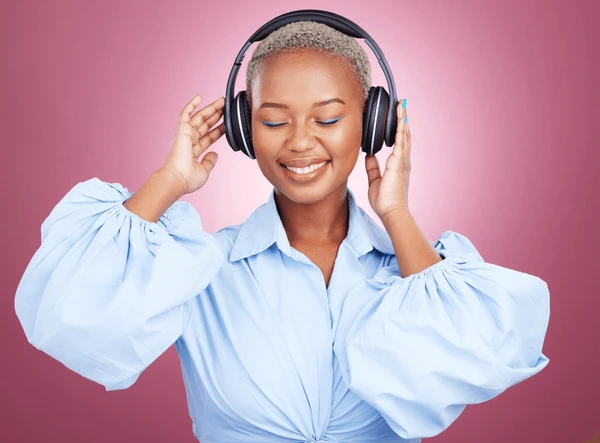
#> input picture data/images/img1.jpg, 600 x 443 px
$ python notion13.py
#> lines starting #> are read from the running program, lines starting #| are printed output that depends on the picture
import cv2
import matplotlib.pyplot as plt
import numpy as np

# Charger les images
image1 = cv2.imread('../data/images/img1.jpg')
#> image1 is the input picture: shape (443, 600, 3); mean B, G, R 174.5, 157, 194.1
image2 = cv2.imread('../data/images/img2.jpg')
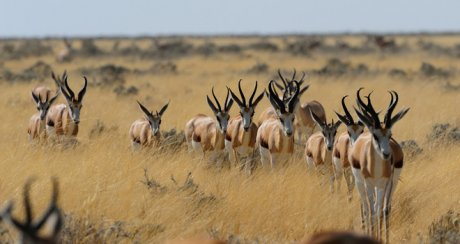
#> input picture data/images/img2.jpg, 460 x 244 px
#> image2 is the input picture: shape (244, 460, 3); mean B, G, R 106.1, 136, 155.8

# Convertir les images en noir et blanc
gray_image1 = cv2.cvtColor(image1, cv2.COLOR_BGR2GRAY)
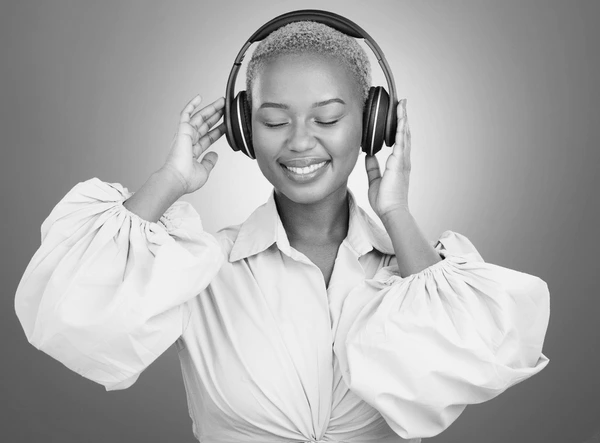
#> gray_image1: shape (443, 600); min 3, max 255, mean 170.1
gray_image2 = cv2.cvtColor(image2, cv2.COLOR_BGR2GRAY)
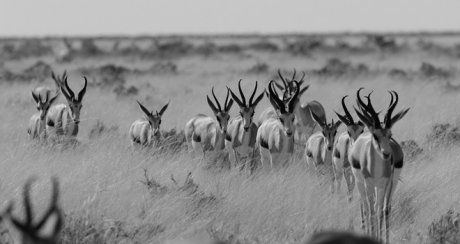
#> gray_image2: shape (244, 460); min 0, max 226, mean 138.5

# Calculer les histogrammes
hist1 = cv2.calcHist([gray_image1], [0], None, [256], [0, 256])
#> hist1 = 256 values, max 6217 at index 235, min 0 at index 0, mean 1038.3
hist2 = cv2.calcHist([gray_image2], [0], None, [256], [0, 256])
#> hist2 = 256 values, max 4730 at index 198, min 0 at index 217, mean 438.4

# Créer une grille de sous-tracés
fig, axs = plt.subplots(2, 2, figsize=(10, 10))

# Afficher les images originales
axs[0, 0].imshow(cv2.cvtColor(image1, cv2.COLOR_BGR2RGB))
axs[0, 0].set_title('Image 1')
axs[0, 0].axis('off')

axs[0, 1].imshow(cv2.cvtColor(image2, cv2.COLOR_BGR2RGB))
axs[0, 1].set_title('Image 2')
axs[0, 1].axis('off')

# Afficher les histogrammes
axs[1, 0].plot(hist1, color='gray')
axs[1, 0].set_title('Histogramme de l\'image 1')
axs[1, 0].set_xlabel('Niveaux de gris')
axs[1, 0].set_ylabel('Nombre de pixels')
axs[1, 0].set_xlim([0, 256])
axs[1, 0].grid()
axs[1, 0].legend(['Histogramme'])

axs[1, 1].plot(hist2, color='gray')
axs[1, 1].set_title('Histogramme de l\'image 2')
axs[1, 1].set_xlabel('Niveaux de gris')
axs[1, 1].set_ylabel('Nombre de pixels')
axs[1, 1].set_xlim([0, 256])
axs[1, 1].grid()
axs[1, 1].legend(['Histogramme'])

# Ajouter des statistiques aux histogrammes
mean1 = np.mean(gray_image1)
#> mean1 = 170.1
median1 = np.median(gray_image1)
#> median1 = 172
std1 = np.std(gray_image1)
#> std1 = 52.15
axs[1, 0].text(0.05, 0.9, f'Moyenne : {mean1:.2f}\nMédiane : {median1:.2f}\nÉcart-type : {std1:.2f}', transform=axs[1, 0].transAxes)

mean2 = np.mean(gray_image2)
#> mean2 = 138.5
median2 = np.median(gray_image2)
#> median2 = 145
std2 = np.std(gray_image2)
#> std2 = 38.7
axs[1, 1].text(0.05, 0.9, f'Moyenne : {mean2:.2f}\nMédiane : {median2:.2f}\nÉcart-type : {std2:.2f}', transform=axs[1, 1].transAxes)

plt.show()
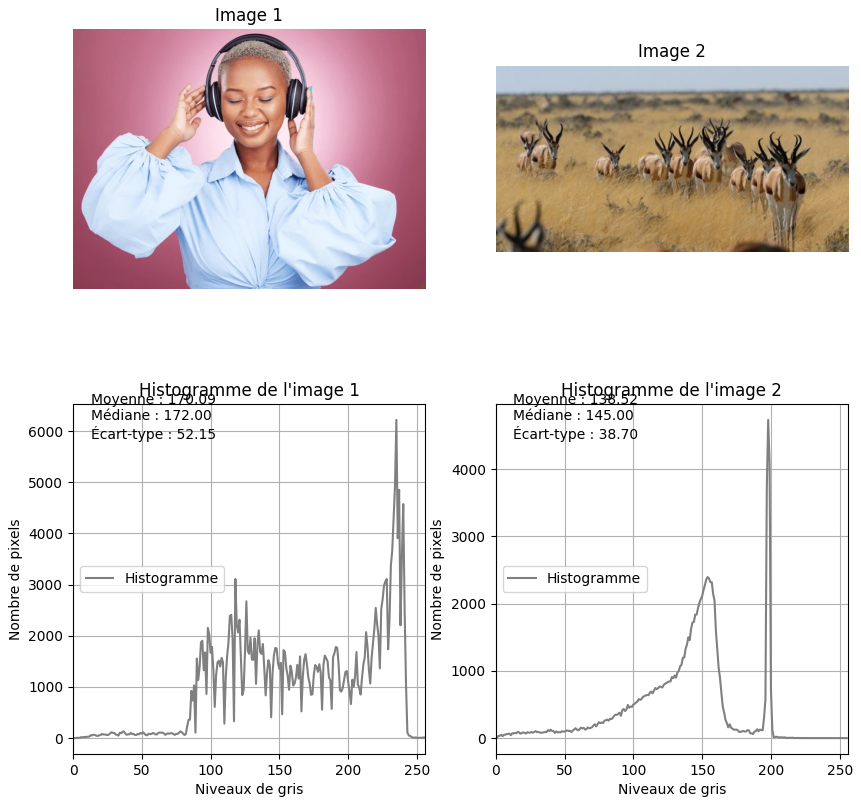
#> figure drawn by matplotlib, 4 panels; panel 3: curve peaks at x = 235, y = 6217; panel 4: curve peaks at x = 198, y = 4730
